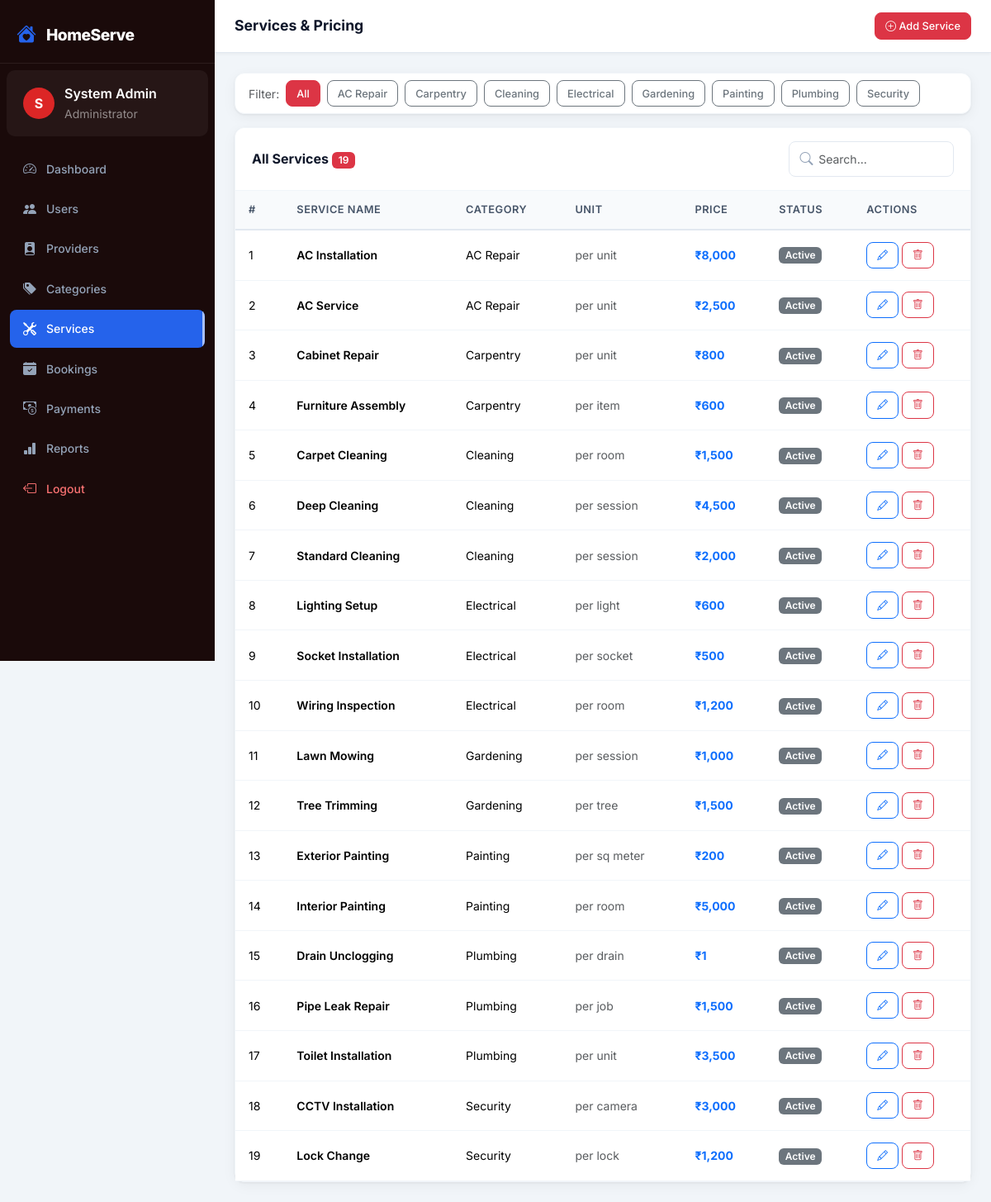
/modules/admin/services.php (signed in), run on the app's committed database.
### tables this page shows
CREATE TABLE `categories` (
  `id` int(11) NOT NULL,
  `name` varchar(100) NOT NULL,
  `description` text DEFAULT NULL,
  `icon` varchar(50) DEFAULT 'bi-tools',
  `color` varchar(20) DEFAULT '#0d6efd',
  `status` enum('active','inactive') DEFAULT 'active',
  `created_at` timestamp NOT NULL DEFAULT current_timestamp()
);

CREATE TABLE `services` (
  `id` int(11) NOT NULL,
  `category_id` int(11) NOT NULL,
  `name` varchar(150) NOT NULL,
  `description` text DEFAULT NULL,
  `unit` varchar(50) DEFAULT 'per visit',
  `price` decimal(10,2) NOT NULL,
  `status` enum('active','inactive') DEFAULT 'active',
  `created_at` timestamp NOT NULL DEFAULT current_timestamp(),
  `updated_at` timestamp NOT NULL DEFAULT current_timestamp() ON UPDATE current_timestamp()
);

### modules/admin/services.php (the view, shortened to what this page needs)
<?php
require_once __DIR__ . '/../../includes/auth.php';
$db = getDB();
$categories = $db->query("SELECT * FROM categories WHERE status='active' ORDER BY name")->fetchAll();
$filterCat  = (int)($_GET['cat'] ?? 0);
$where      = $filterCat ? "WHERE s.category_id=$filterCat" : '';
$services   = $db->query("SELECT s.*, c.name as cat_name FROM services s JOIN categories c ON s.category_id=c.id $where ORDER BY c.name, s.name")->fetchAll();
?>
<?php require_once __DIR__ . '/../../includes/header.php'; ?>
<div class="dashboard-wrapper">
<?php require_once __DIR__ . '/../../includes/sidebar_admin.php'; ?>
<div class="main-content">
  <div class="topbar">
    <div class="d-flex align-items-center gap-3">
      <div class="topbar-title">Services & Pricing</div>
    </div>
    <button class="btn btn-danger btn-sm" data-bs-toggle="modal" data-bs-target="#addSvcModal"><i class="bi bi-plus-circle"></i> Add Service</button>
  </div>
  <div class="page-content">
    <div class="card mb-3"><div class="card-body py-2">
      <div class="d-flex gap-2 flex-wrap align-items-center">
        <span class="text-muted small">Filter:</span>
        <a href="?" class="btn btn-sm <?= !$filterCat ? 'btn-danger' : 'btn-outline-secondary' ?>">All</a>
        <?php foreach ($categories as $c): ?>
        <a href="?cat=<?= $c['id'] ?>" class="btn btn-sm <?= $filterCat==$c['id'] ? 'btn-danger' : 'btn-outline-secondary' ?>"><?= sanitize($c['name']) ?></a>
        <?php endforeach; ?>
      </div>
    </div></div>
    <div class="card table-card">
      <div class="card-header d-flex justify-content-between align-items-center">
        <span class="card-title">All Services <span class="badge bg-danger"><?= count($services) ?></span></span>
        <div class="search-bar"><i class="bi bi-search"></i><input type="text" id="tableSearch" class="form-control form-control-sm" placeholder="Search..." style="width:200px;padding-left:2.2rem"></div>
      </div>
      <div class="table-responsive" data-searchable>
        <table class="table">
          <thead><tr><th>#</th><th>Service Name</th><th>Category</th><th>Unit</th><th>Price</th><th>Status</th><th>Actions</th></tr></thead>
          <tbody>
          <?php if (empty($services)): ?>
          <tr><td colspan="7" class="text-center py-4 text-muted">No services.</td></tr>
          <?php else: $srNo = 1; foreach ($services as $s): ?>
          <tr>
            <td><?= $srNo++ ?></td>
            <td class="fw-600"><?= sanitize($s['name']) ?></td>
            <td><?= sanitize($s['cat_name']) ?></td>
            <td class="text-muted"><?= sanitize($s['unit']) ?></td>
            <td class="fw-700 text-primary"><?= formatCurrency($s['price']) ?></td>
            <td><?= statusBadge($s['status']) ?></td>
            <td>
              <button class="btn btn-sm btn-outline-primary" onclick='editSvc(<?= json_encode($s) ?>)'><i class="bi bi-pencil"></i></button>
              <form method="POST" class="d-inline" onsubmit="return confirm('Deactivate?')">
                <button class="btn btn-sm btn-outline-danger"><i class="bi bi-trash"></i></button>
              </form>
            </td>
          </tr>
          <?php endforeach; endif; ?>
          </tbody>
        </table>
      </div>
    </div>
  </div>
</div>
</div>
<?php require_once __DIR__ . '/../../includes/footer.php'; ?>

### includes/auth.php (shortened to what this page needs)
<?php
function sanitize($input) {
    return htmlspecialchars(strip_tags(trim($input)), ENT_QUOTES, 'UTF-8');
}
function formatCurrency($amount) {
    return '₹' . number_format($amount, 0);
}
function statusBadge($status) {
    $map = [
        'pending'     => 'warning',
        'accepted'    => 'info',
        'in_progress' => 'primary',
        'completed'   => 'success',
        'cancelled'   => 'danger',
        'approved'    => 'success',
        'suspended'   => 'danger',
        'unpaid'      => 'warning',
        'paid'        => 'success',
    ];
    $color = $map[$status] ?? 'secondary';
    $label = ucwords(str_replace('_', ' ', $status));
    return "<span class=\"badge bg-{$color}\">{$label}</span>";
}

### assets/css/main.css (style rules this page uses)
:root { --primary: #2563eb; --primary-dark: #1d4ed8; --primary-light: #eff6ff; --secondary: #7c3aed; --success: #059669; --warning: #d97706; --danger: #dc2626; --sidebar-width: 260px; --sidebar-bg: #0f172a; --sidebar-hover: rgba(255,255,255,0.08); --topbar-height: 64px; --card-shadow: 0 1px 3px rgba(0,0,0,.07), 0 4px 16px rgba(0,0,0,.05); --card-radius: 12px; --transition: all .2s ease; }
* { box-sizing: border-box; }
body { font-family: 'Inter', sans-serif; background: #f1f5f9; color: #1e293b; margin: 0; }
.dashboard-wrapper { display: flex; min-height: 100vh; }
.main-content { flex: 1; margin-left: var(--sidebar-width); min-height: 100vh; display: flex; flex-direction: column; }
.topbar { height: var(--topbar-height); background: #fff; border-bottom: 1px solid #e2e8f0; display: flex; align-items: center; justify-content: space-between; padding: 0 1.5rem; position: sticky; top: 0; z-index: 100; box-shadow: 0 1px 4px rgba(0,0,0,.05); }
.topbar-title { font-size: 1.1rem; font-weight: 700; color: #0f172a; }
.page-content { padding: 1.5rem; flex: 1; }
.card { border: 1px solid #f1f5f9; border-radius: var(--card-radius); box-shadow: var(--card-shadow); background: #fff; }
.card-header { background: #fff; border-bottom: 1px solid #f1f5f9; padding: 1rem 1.25rem; border-radius: var(--card-radius) var(--card-radius) 0 0 !important; }
.card-header .card-title { font-weight: 700; color: #0f172a; margin: 0; font-size: 1rem; }
.table-card .table { margin: 0; }
.table thead th { background: #f8fafc; border-bottom: 2px solid #e2e8f0; font-size: .8rem; font-weight: 600; color: #475569; text-transform: uppercase; letter-spacing: .5px; padding: .85rem 1rem; }
.table tbody td { padding: .85rem 1rem; font-size: .875rem; vertical-align: middle; border-color: #f1f5f9; }
.form-control, .form-select { border-radius: 8px; border: 1.5px solid #e2e8f0; font-size: .875rem; padding: .6rem .875rem; transition: var(--transition); }
.btn { border-radius: 8px; font-weight: 500; font-size: .875rem; transition: var(--transition); }
.btn-sm { padding: .35rem .75rem; font-size: .8rem; }
.badge { font-size: .75rem; font-weight: 600; padding: .35em .65em; border-radius: 6px; }
.search-bar { position: relative; }
.search-bar i { position: absolute; left: .85rem; top: 50%; transform: translateY(-50%); color: #94a3b8; }
.search-bar input { padding-left: 2.5rem; }
.gap-2 { gap: .5rem; }
.page-content { animation: fadeIn .4s ease both; }
.card { animation: fadeInUp .4s ease both; }
tbody tr { animation: fadeIn .3s ease both; }
tbody tr:nth-child(1) { animation-delay: .04s; }
tbody tr:nth-child(2) { animation-delay: .07s; }
tbody tr:nth-child(3) { animation-delay: .10s; }
tbody tr:nth-child(4) { animation-delay: .13s; }
tbody tr:nth-child(5) { animation-delay: .16s; }
tbody tr:nth-child(6) { animation-delay: .19s; }
tbody tr:nth-child(7) { animation-delay: .22s; }
tbody tr:nth-child(8) { animation-delay: .25s; }
tbody tr:nth-child(9) { animation-delay: .28s; }
tbody tr:nth-child(10) { animation-delay: .31s; }
.table tbody tr { transition: background .15s ease, transform .15s ease; }
.btn { position: relative; overflow: hidden; transition: all .2s ease; }
.form-control, .form-select { transition: border-color .2s ease, box-shadow .2s ease, transform .2s ease; }
.badge { animation: scaleIn .3s cubic-bezier(.34,1.56,.64,1) both; }
.topbar { animation: fadeIn .3s ease both; }
.fw-600 { font-weight: 600 !important; }
.fw-700 { font-weight: 700 !important; }

### data on the page
categories: name "AC Repair"
categories: name "Carpentry"
categories: name "Cleaning"
categories: name "Electrical"
categories: name "Gardening"
categories: name "Painting"
categories: name "Plumbing"
categories: name "Security"
services: name "AC Installation", category.name "AC Repair", unit "per unit", price "₹8,000", status "Active"
services: name "AC Service", category.name "AC Repair", unit "per unit", price "₹2,500", status "Active"
services: name "Cabinet Repair", category.name "Carpentry", unit "per unit", price "₹800", status "Active"
services: name "Furniture Assembly", category.name "Carpentry", unit "per item", price "₹600", status "Active"
services: name "Carpet Cleaning", category.name "Cleaning", unit "per room", price "₹1,500", status "Active"
services: name "Deep Cleaning", category.name "Cleaning", unit "per session", price "₹4,500", status "Active"
services: name "Standard Cleaning", category.name "Cleaning", unit "per session", price "₹2,000", status "Active"
services: name "Lighting Setup", category.name "Electrical", unit "per light", price "₹600", status "Active"
services: name "Socket Installation", category.name "Electrical", unit "per socket", price "₹500", status "Active"
services: name "Wiring Inspection", category.name "Electrical", unit "per room", price "₹1,200", status "Active"
services: name "Lawn Mowing", category.name "Gardening", unit "per session", price "₹1,000", status "Active"
services: name "Tree Trimming", category.name "Gardening", unit "per tree", price "₹1,500", status "Active"
services: name "Exterior Painting", category.name "Painting", unit "per sq meter", price "₹200", status "Active"
services: name "Interior Painting", category.name "Painting", unit "per room", price "₹5,000", status "Active"
services: name "Drain Unclogging", category.name "Plumbing", unit "per drain", price "₹1", status "Active"
services: name "Pipe Leak Repair", category.name "Plumbing", unit "per job", price "₹1,500", status "Active"
services: name "Toilet Installation", category.name "Plumbing", unit "per unit", price "₹3,500", status "Active"
services: name "CCTV Installation", category.name "Security", unit "per camera", price "₹3,000", status "Active"
services: name "Lock Change", category.name "Security", unit "per lock", price "₹1,200", status "Active"

### other printed values
APP_NAME "HomeServe"
substr($_SESSION['name'], 0, 1) "S"
$_SESSION['name'] "System Admin"
count($services) "19"
